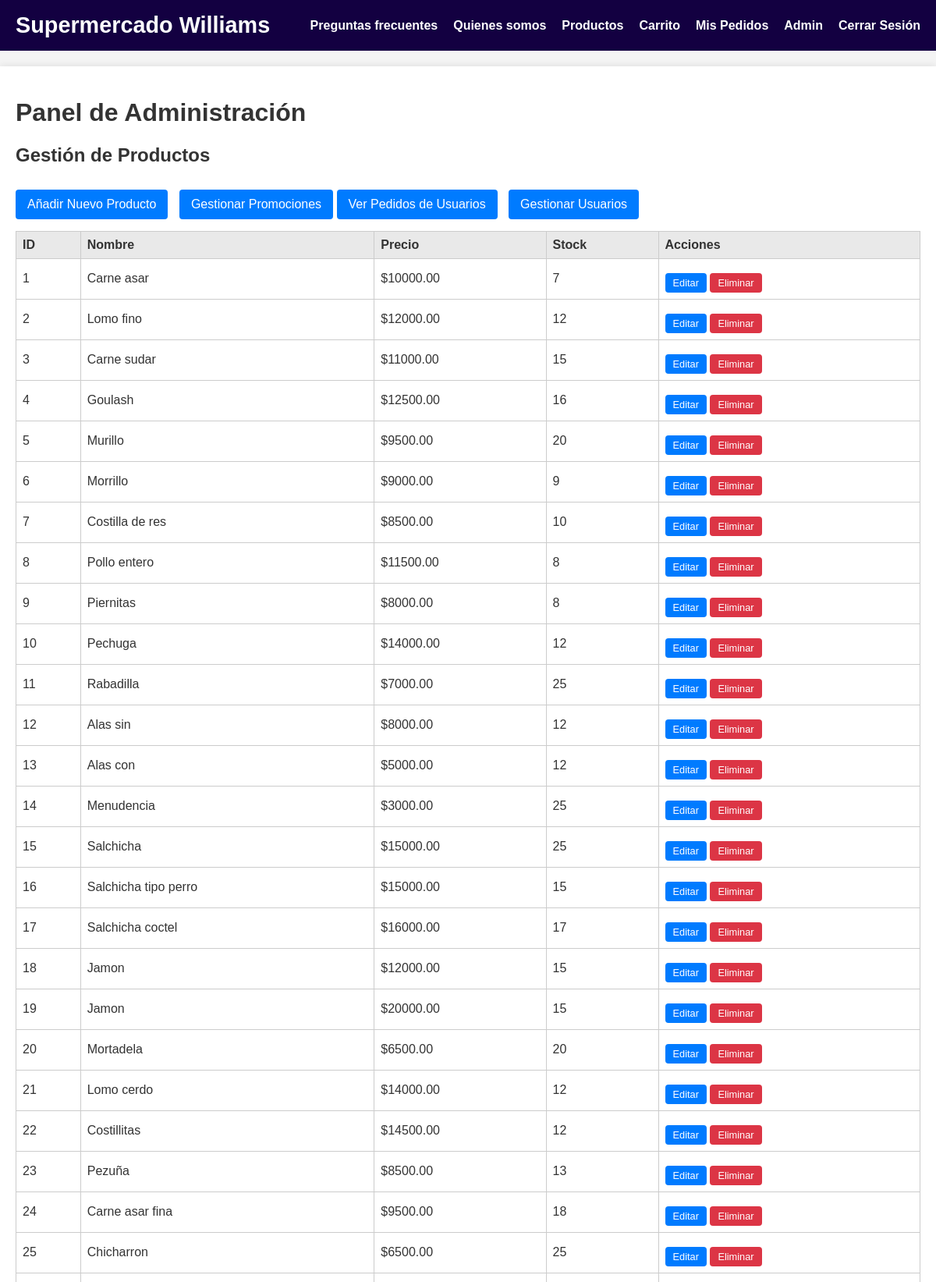
The page /admin (signed in, upper part) on the database its author committed.
### models.py (models this page shows, shortened)
class Product(db.Model):
    id = db.Column(db.Integer, primary_key=True)
    secction = db.Column(db.String(64), nullable=False, default="Res")
    name = db.Column(db.String(128), nullable=False)
    description = db.Column(db.Text)
    price = db.Column(db.Float, nullable=False)
    stock = db.Column(db.Integer, nullable=False, default=0)
    image_url = db.Column(db.String(256))

### routes.py (the view)
@app.route('/admin')
@login_required
def admin_dashboard():
    if not current_user.is_admin:
        flash('Access denied. You need to be an administrator.', 'danger')
        return redirect(url_for('index'))
    users = User.query.all()
    products = Product.query.all()
    orders = Order.query.all()
    return render_template('admin/dashboard.html', title='Admin Dashboard', users=users, products=products, orders=orders)

### models.py (called while the page is built)
    @property
    def is_authenticated(self):
        return True

### routes.py (called while the page is built)
@login_manager.user_loader
def load_user(user_id):
    return User.query.get(int(user_id))

### templates/admin/dashboard.html
{% extends "base.html" %}
{% block content %}
    <h1>Panel de Administración</h1>
    <section>
        <h2>Gestión de Productos</h2>
        <a href="{{ url_for('manage_product') }}" class="button primary">Añadir Nuevo Producto</a>
        <a href="{{ url_for('admin_promocion') }}" class="button primary" style="margin-left:10px;">Gestionar Promociones</a>
        <a href="{{ url_for('admin_orders') }}" class="button primary">Ver Pedidos de Usuarios</a>
        <a href="{{ url_for('manage_users') }}" class="button primary" style="margin-left:10px;">Gestionar Usuarios</a>
        <table class="admin-table">
            <thead>
                <tr>
                    <th>ID</th>
                    <th>Nombre</th>
                    <th>Precio</th>
                    <th>Stock</th>
                    <th>Acciones</th>
                </tr>
            </thead>
            <tbody>
                {% for product in products %}
                    <tr>
                        <td>{{ product.id }}</td>
                        <td>{{ product.name }}</td>
                        <td>${{ "%.2f"|format(product.price) }}</td>
                        <td>{{ product.stock }}</td>
                        <td>
                            <a href="{{ url_for('manage_product', product_id=product.id) }}" class="button small">Editar</a>
                            <a href="{{ url_for('delete_product', product_id=product.id) }}" class="button small danger" onclick="return confirm('¿Estás seguro de que quieres eliminar este producto?');">Eliminar</a>
                        </td>
                    </tr>
                {% endfor %}
            </tbody>
        </table>
    </section>
{% endblock %}

### static/css/style.css (style rules this page uses)
body { font-family: Arial, sans-serif; margin: 0; padding: 0; background-color: #f4f4f4; color: #333333; }
form input[type="submit"], .button { background-color: #007bff; color: white; padding: 10px 15px; border: none; border-radius: 4px; cursor: pointer; text-decoration: none; display: inline-block; margin-top: 10px; }
.button.primary { background-color: #007bff; }
.button.danger { background-color: #dc3545; }
.button.small { padding: 5px 10px; font-size: 0.8rem; }
.admin-table { width: 100%; border-collapse: collapse; margin-top: 15px; }
.admin-table th, .admin-table td { border: 1px solid #ccc; padding: 8px; text-align: left; }
.admin-table th { background-color: #e9e9e9; }

### rows shown on the page
Product: id "1", name "Carne asar", price "10000.00", stock "7"
Product: id "2", name "Lomo fino", price "12000.00", stock "12"
Product: id "3", name "Carne sudar", price "11000.00", stock "15"
Product: id "4", name "Goulash", price "12500.00", stock "16"
Product: id "5", name "Murillo", price "9500.00", stock "20"
Product: id "6", name "Morrillo", price "9000.00", stock "9"
Product: id "7", name "Costilla de res", price "8500.00", stock "10"
Product: id "8", name "Pollo entero", price "11500.00", stock "8"
Product: id "9", name "Piernitas", price "8000.00", stock "8"
Product: id "10", name "Pechuga", price "14000.00", stock "12"
Product: id "11", name "Rabadilla", price "7000.00", stock "25"
Product: id "12", name "Alas sin", price "8000.00", stock "12"
Product: id "13", name "Alas con", price "5000.00", stock "12"
Product: id "14", name "Menudencia", price "3000.00", stock "25"
Product: id "15", name "Salchicha", price "15000.00", stock "25"
Product: id "16", name "Salchicha tipo perro", price "15000.00", stock "15"
Product: id "17", name "Salchicha coctel", price "16000.00", stock "17"
Product: id "18", name "Jamon", price "12000.00", stock "15"
Product: id "19", name "Jamon", price "20000.00", stock "15"
Product: id "20", name "Mortadela", price "6500.00", stock "20"
Product: id "21", name "Lomo cerdo", price "14000.00", stock "12"
Product: id "22", name "Costillitas", price "14500.00", stock "12"
Product: id "23", name "Pezuña", price "8500.00", stock "13"
Product: id "24", name "Carne asar fina", price "9500.00", stock "18"
Product: id "25", name "Chicharron", price "6500.00", stock "25"
